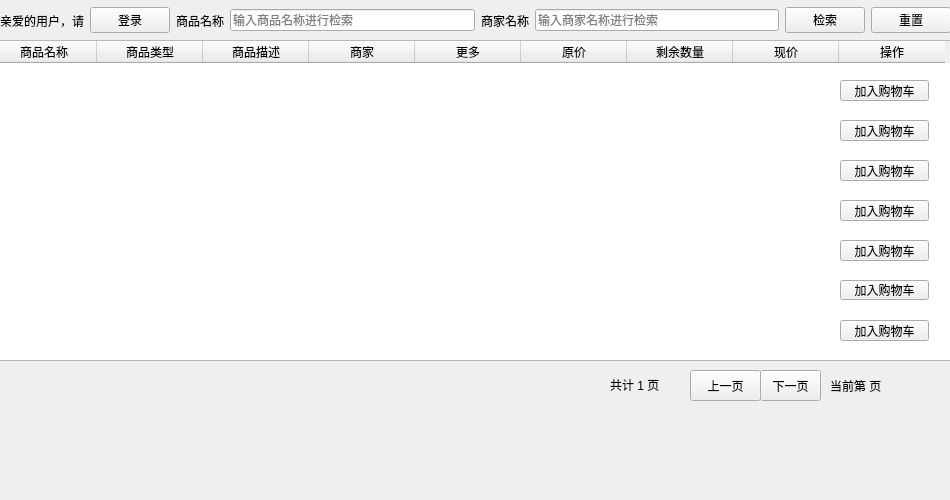
<?xml version="1.0" encoding="UTF-8"?>
<ui version="4.0">
 <class>mainWindow</class>
 <widget class="QWidget" name="mainWindow">
  <property name="enabled">
   <bool>true</bool>
  </property>
  <property name="geometry">
   <rect>
    <x>0</x>
    <y>0</y>
    <width>950</width>
    <height>500</height>
   </rect>
  </property>
  <property name="minimumSize">
   <size>
    <width>950</width>
    <height>500</height>
   </size>
  </property>
  <property name="maximumSize">
   <size>
    <width>950</width>
    <height>500</height>
   </size>
  </property>
  <property name="windowTitle">
   <string>电商交易平台</string>
  </property>
  <property name="windowIcon">
   <iconset resource="ImageSource.qrc">
    <normaloff>:/assets/logo.png</normaloff>:/assets/logo.png</iconset>
  </property>
  <widget class="QWidget" name="horizontalLayoutWidget">
   <property name="geometry">
    <rect>
     <x>0</x>
     <y>0</y>
     <width>951</width>
     <height>41</height>
    </rect>
   </property>
   <layout class="QHBoxLayout" name="header">
    <item>
     <widget class="QLabel" name="headerLable">
      <property name="text">
       <string>亲爱的用户，请</string>
      </property>
     </widget>
    </item>
    <item>
     <widget class="QPushButton" name="userButton">
      <property name="text">
       <string>登录</string>
      </property>
     </widget>
    </item>
    <item>
     <widget class="QLabel" name="label_3">
      <property name="text">
       <string>商品名称</string>
      </property>
     </widget>
    </item>
    <item>
     <widget class="QLineEdit" name="searchInput">
      <property name="placeholderText">
       <string>输入商品名称进行检索</string>
      </property>
     </widget>
    </item>
    <item>
     <widget class="QLabel" name="label_4">
      <property name="text">
       <string>商家名称</string>
      </property>
     </widget>
    </item>
    <item>
     <widget class="QLineEdit" name="searchInput2">
      <property name="placeholderText">
       <string>输入商家名称进行检索</string>
      </property>
     </widget>
    </item>
    <item>
     <widget class="QPushButton" name="pushButton">
      <property name="text">
       <string>检索</string>
      </property>
     </widget>
    </item>
    <item>
     <widget class="QPushButton" name="pushButton_2">
      <property name="text">
       <string>重置</string>
      </property>
     </widget>
    </item>
   </layout>
  </widget>
  <widget class="QLabel" name="footer">
   <property name="geometry">
    <rect>
     <x>-20</x>
     <y>400</y>
     <width>971</width>
     <height>111</height>
    </rect>
   </property>
   <property name="text">
    <string/>
   </property>
   <property name="pixmap">
    <pixmap resource="ImageSource.qrc">:/assets/footer.png</pixmap>
   </property>
  </widget>
  <widget class="QPushButton" name="buy5">
   <property name="geometry">
    <rect>
     <x>840</x>
     <y>240</y>
     <width>89</width>
     <height>21</height>
    </rect>
   </property>
   <property name="text">
    <string>加入购物车</string>
   </property>
  </widget>
  <widget class="QLabel" name="pageSum">
   <property name="geometry">
    <rect>
     <x>610</x>
     <y>374</y>
     <width>72</width>
     <height>21</height>
    </rect>
   </property>
   <property name="text">
    <string>共计 1 页</string>
   </property>
  </widget>
  <widget class="QPushButton" name="buy2">
   <property name="geometry">
    <rect>
     <x>840</x>
     <y>120</y>
     <width>89</width>
     <height>21</height>
    </rect>
   </property>
   <property name="text">
    <string>加入购物车</string>
   </property>
  </widget>
  <widget class="QPushButton" name="buy4">
   <property name="geometry">
    <rect>
     <x>840</x>
     <y>200</y>
     <width>89</width>
     <height>21</height>
    </rect>
   </property>
   <property name="text">
    <string>加入购物车</string>
   </property>
  </widget>
  <widget class="QPushButton" name="buy6">
   <property name="geometry">
    <rect>
     <x>840</x>
     <y>280</y>
     <width>89</width>
     <height>20</height>
    </rect>
   </property>
   <property name="text">
    <string>加入购物车</string>
   </property>
  </widget>
  <widget class="QPushButton" name="buy7">
   <property name="geometry">
    <rect>
     <x>840</x>
     <y>320</y>
     <width>89</width>
     <height>21</height>
    </rect>
   </property>
   <property name="text">
    <string>加入购物车</string>
   </property>
  </widget>
  <widget class="QTableWidget" name="clothTable">
   <property name="geometry">
    <rect>
     <x>-10</x>
     <y>40</y>
     <width>971</width>
     <height>321</height>
    </rect>
   </property>
   <property name="editTriggers">
    <set>QAbstractItemView::NoEditTriggers</set>
   </property>
   <property name="selectionMode">
    <enum>QAbstractItemView::NoSelection</enum>
   </property>
   <property name="showGrid">
    <bool>false</bool>
   </property>
   <property name="sortingEnabled">
    <bool>false</bool>
   </property>
   <property name="cornerButtonEnabled">
    <bool>true</bool>
   </property>
   <property name="rowCount">
    <number>7</number>
   </property>
   <attribute name="horizontalHeaderMinimumSectionSize">
    <number>100</number>
   </attribute>
   <attribute name="horizontalHeaderDefaultSectionSize">
    <number>106</number>
   </attribute>
   <attribute name="verticalHeaderVisible">
    <bool>false</bool>
   </attribute>
   <attribute name="verticalHeaderMinimumSectionSize">
    <number>42</number>
   </attribute>
   <attribute name="verticalHeaderDefaultSectionSize">
    <number>42</number>
   </attribute>
   <row>
    <property name="text">
     <string>line1</string>
    </property>
   </row>
   <row>
    <property name="text">
     <string>line2</string>
    </property>
   </row>
   <row>
    <property name="text">
     <string>line3</string>
    </property>
   </row>
   <row>
    <property name="text">
     <string>line4</string>
    </property>
   </row>
   <row>
    <property name="text">
     <string>line5</string>
    </property>
   </row>
   <row>
    <property name="text">
     <string>line6</string>
    </property>
   </row>
   <row>
    <property name="text">
     <string>line7</string>
    </property>
   </row>
   <column>
    <property name="text">
     <string>商品名称</string>
    </property>
   </column>
   <column>
    <property name="text">
     <string>商品类型</string>
    </property>
   </column>
   <column>
    <property name="text">
     <string>商品描述</string>
    </property>
   </column>
   <column>
    <property name="text">
     <string>商家</string>
    </property>
   </column>
   <column>
    <property name="text">
     <string>更多</string>
    </property>
   </column>
   <column>
    <property name="text">
     <string>原价</string>
    </property>
   </column>
   <column>
    <property name="text">
     <string>剩余数量</string>
    </property>
   </column>
   <column>
    <property name="text">
     <string>现价</string>
    </property>
   </column>
   <column>
    <property name="text">
     <string>操作</string>
    </property>
   </column>
   <item row="0" column="0">
    <property name="text">
     <string/>
    </property>
    <property name="textAlignment">
     <set>AlignCenter</set>
    </property>
   </item>
   <item row="0" column="1">
    <property name="text">
     <string/>
    </property>
    <property name="textAlignment">
     <set>AlignCenter</set>
    </property>
   </item>
   <item row="0" column="2">
    <property name="text">
     <string/>
    </property>
    <property name="textAlignment">
     <set>AlignCenter</set>
    </property>
   </item>
   <item row="0" column="3">
    <property name="text">
     <string/>
    </property>
    <property name="textAlignment">
     <set>AlignCenter</set>
    </property>
   </item>
   <item row="0" column="4">
    <property name="text">
     <string/>
    </property>
    <property name="textAlignment">
     <set>AlignCenter</set>
    </property>
   </item>
   <item row="0" column="5">
    <property name="text">
     <string/>
    </property>
    <property name="textAlignment">
     <set>AlignCenter</set>
    </property>
   </item>
   <item row="0" column="6">
    <property name="text">
     <string/>
    </property>
    <property name="textAlignment">
     <set>AlignCenter</set>
    </property>
   </item>
   <item row="0" column="7">
    <property name="text">
     <string/>
    </property>
    <property name="textAlignment">
     <set>AlignCenter</set>
    </property>
   </item>
   <item row="0" column="8">
    <property name="text">
     <string/>
    </property>
   </item>
   <item row="1" column="0">
    <property name="text">
     <string/>
    </property>
   </item>
   <item row="1" column="1">
    <property name="text">
     <string/>
    </property>
   </item>
   <item row="1" column="2">
    <property name="text">
     <string/>
    </property>
    <property name="textAlignment">
     <set>AlignCenter</set>
    </property>
   </item>
   <item row="1" column="3">
    <property name="text">
     <string/>
    </property>
    <property name="textAlignment">
     <set>AlignCenter</set>
    </property>
   </item>
   <item row="1" column="4">
    <property name="text">
     <string/>
    </property>
    <property name="textAlignment">
     <set>AlignCenter</set>
    </property>
   </item>
   <item row="1" column="5">
    <property name="text">
     <string/>
    </property>
    <property name="textAlignment">
     <set>AlignCenter</set>
    </property>
   </item>
   <item row="1" column="6">
    <property name="text">
     <string/>
    </property>
    <property name="textAlignment">
     <set>AlignCenter</set>
    </property>
   </item>
   <item row="1" column="7">
    <property name="text">
     <string/>
    </property>
    <property name="textAlignment">
     <set>AlignCenter</set>
    </property>
   </item>
   <item row="1" column="8">
    <property name="text">
     <string/>
    </property>
   </item>
   <item row="2" column="0">
    <property name="text">
     <string/>
    </property>
   </item>
   <item row="2" column="1">
    <property name="text">
     <string/>
    </property>
   </item>
   <item row="2" column="2">
    <property name="text">
     <string/>
    </property>
   </item>
   <item row="2" column="3">
    <property name="text">
     <string/>
    </property>
   </item>
   <item row="2" column="4">
    <property name="text">
     <string/>
    </property>
   </item>
   <item row="2" column="5">
    <property name="text">
     <string/>
    </property>
   </item>
   <item row="2" column="6">
    <property name="text">
     <string/>
    </property>
   </item>
   <item row="2" column="7">
    <property name="text">
     <string/>
    </property>
   </item>
   <item row="2" column="8">
    <property name="text">
     <string/>
    </property>
   </item>
   <item row="3" column="0">
    <property name="text">
     <string/>
    </property>
   </item>
   <item row="3" column="1">
    <property name="text">
     <string/>
    </property>
   </item>
   <item row="3" column="2">
    <property name="text">
     <string/>
    </property>
   </item>
   <item row="3" column="3">
    <property name="text">
     <string/>
    </property>
   </item>
   <item row="3" column="4">
    <property name="text">
     <string/>
    </property>
   </item>
   <item row="3" column="5">
    <property name="text">
     <string/>
    </property>
   </item>
   <item row="3" column="6">
    <property name="text">
     <string/>
    </property>
   </item>
   <item row="3" column="7">
    <property name="text">
     <string/>
    </property>
   </item>
   <item row="3" column="8">
    <property name="text">
     <string/>
    </property>
   </item>
   <item row="4" column="0">
    <property name="text">
     <string/>
    </property>
   </item>
   <item row="4" column="1">
    <property name="text">
     <string/>
    </property>
   </item>
   <item row="4" column="2">
    <property name="text">
     <string/>
    </property>
   </item>
   <item row="4" column="3">
    <property name="text">
     <string/>
    </property>
   </item>
   <item row="4" column="4">
    <property name="text">
     <string/>
    </property>
   </item>
   <item row="4" column="5">
    <property name="text">
     <string/>
    </property>
   </item>
   <item row="4" column="6">
    <property name="text">
     <string/>
    </property>
   </item>
   <item row="4" column="7">
    <property name="text">
     <string/>
    </property>
   </item>
   <item row="4" column="8">
    <property name="text">
     <string/>
    </property>
   </item>
   <item row="5" column="0">
    <property name="text">
     <string/>
    </property>
   </item>
   <item row="5" column="1">
    <property name="text">
     <string/>
    </property>
   </item>
   <item row="5" column="2">
    <property name="text">
     <string/>
    </property>
   </item>
   <item row="5" column="3">
    <property name="text">
     <string/>
    </property>
   </item>
   <item row="5" column="4">
    <property name="text">
     <string/>
    </property>
   </item>
   <item row="5" column="5">
    <property name="text">
     <string/>
    </property>
   </item>
   <item row="5" column="6">
    <property name="text">
     <string/>
    </property>
   </item>
   <item row="5" column="7">
    <property name="text">
     <string/>
    </property>
   </item>
   <item row="5" column="8">
    <property name="text">
     <string/>
    </property>
   </item>
   <item row="6" column="0">
    <property name="text">
     <string/>
    </property>
   </item>
   <item row="6" column="1">
    <property name="text">
     <string/>
    </property>
   </item>
   <item row="6" column="2">
    <property name="text">
     <string/>
    </property>
   </item>
   <item row="6" column="3">
    <property name="text">
     <string/>
    </property>
   </item>
   <item row="6" column="4">
    <property name="text">
     <string/>
    </property>
   </item>
   <item row="6" column="5">
    <property name="text">
     <string/>
    </property>
   </item>
   <item row="6" column="6">
    <property name="text">
     <string/>
    </property>
   </item>
   <item row="6" column="7">
    <property name="text">
     <string/>
    </property>
   </item>
   <item row="6" column="8">
    <property name="text">
     <string/>
    </property>
   </item>
  </widget>
  <widget class="QPushButton" name="lastPage">
   <property name="geometry">
    <rect>
     <x>690</x>
     <y>370</y>
     <width>71</width>
     <height>31</height>
    </rect>
   </property>
   <property name="text">
    <string>上一页</string>
   </property>
  </widget>
  <widget class="QPushButton" name="buy1">
   <property name="geometry">
    <rect>
     <x>840</x>
     <y>80</y>
     <width>89</width>
     <height>21</height>
    </rect>
   </property>
   <property name="text">
    <string>加入购物车</string>
   </property>
  </widget>
  <widget class="QPushButton" name="nextPage">
   <property name="geometry">
    <rect>
     <x>760</x>
     <y>370</y>
     <width>61</width>
     <height>31</height>
    </rect>
   </property>
   <property name="text">
    <string>下一页</string>
   </property>
  </widget>
  <widget class="QPushButton" name="buy3">
   <property name="geometry">
    <rect>
     <x>840</x>
     <y>160</y>
     <width>89</width>
     <height>21</height>
    </rect>
   </property>
   <property name="text">
    <string>加入购物车</string>
   </property>
  </widget>
  <widget class="QLabel" name="currentPage">
   <property name="geometry">
    <rect>
     <x>830</x>
     <y>370</y>
     <width>101</width>
     <height>31</height>
    </rect>
   </property>
   <property name="text">
    <string>当前第 页</string>
   </property>
  </widget>
  <zorder>clothTable</zorder>
  <zorder>horizontalLayoutWidget</zorder>
  <zorder>footer</zorder>
  <zorder>buy5</zorder>
  <zorder>pageSum</zorder>
  <zorder>buy2</zorder>
  <zorder>buy4</zorder>
  <zorder>buy6</zorder>
  <zorder>buy7</zorder>
  <zorder>lastPage</zorder>
  <zorder>buy1</zorder>
  <zorder>nextPage</zorder>
  <zorder>buy3</zorder>
  <zorder>currentPage</zorder>
 </widget>
 <resources>
  <include location="ImageSource.qrc"/>
 </resources>
 <connections/>
</ui>
